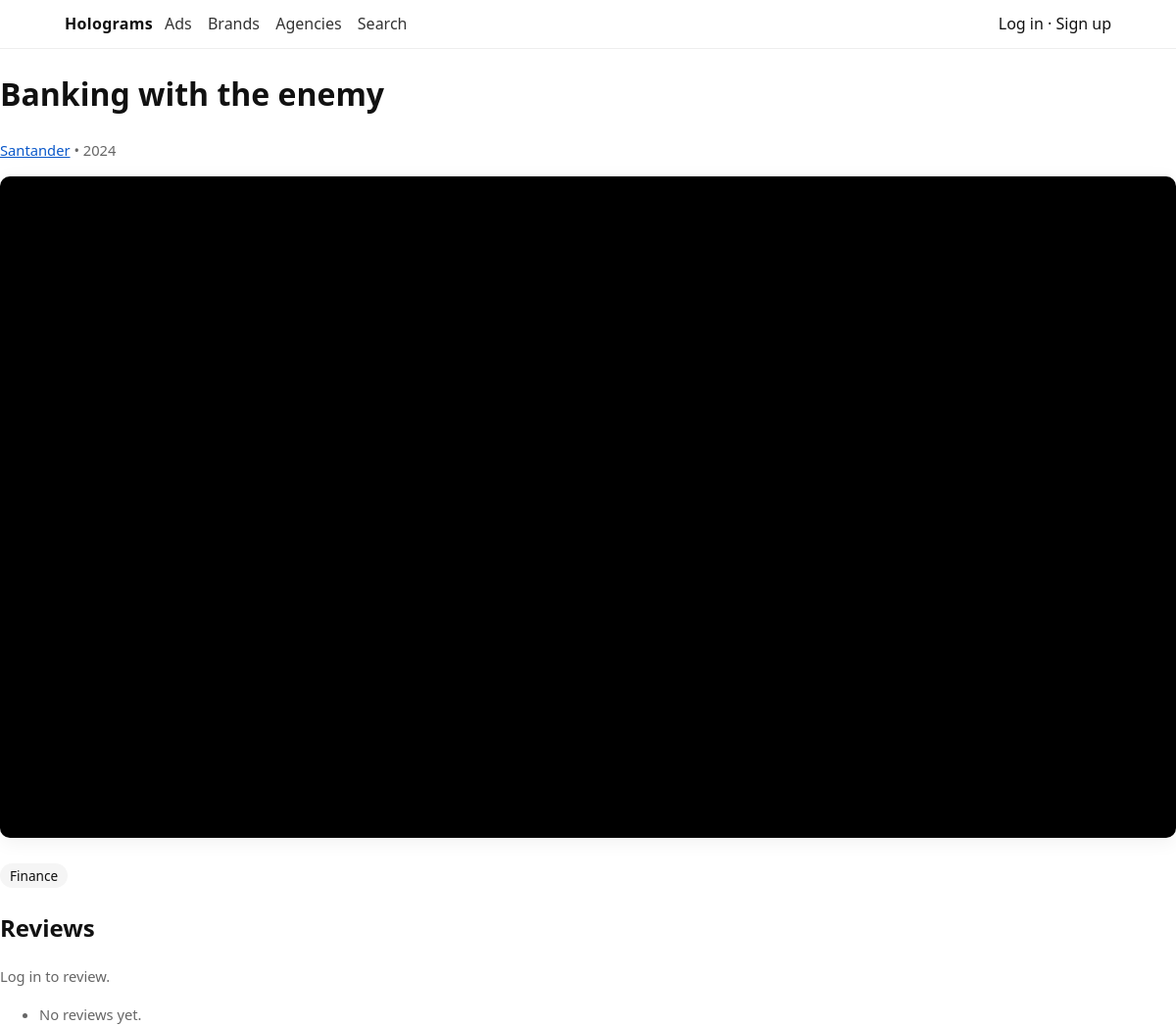
The app's page /ads/18/, older data.
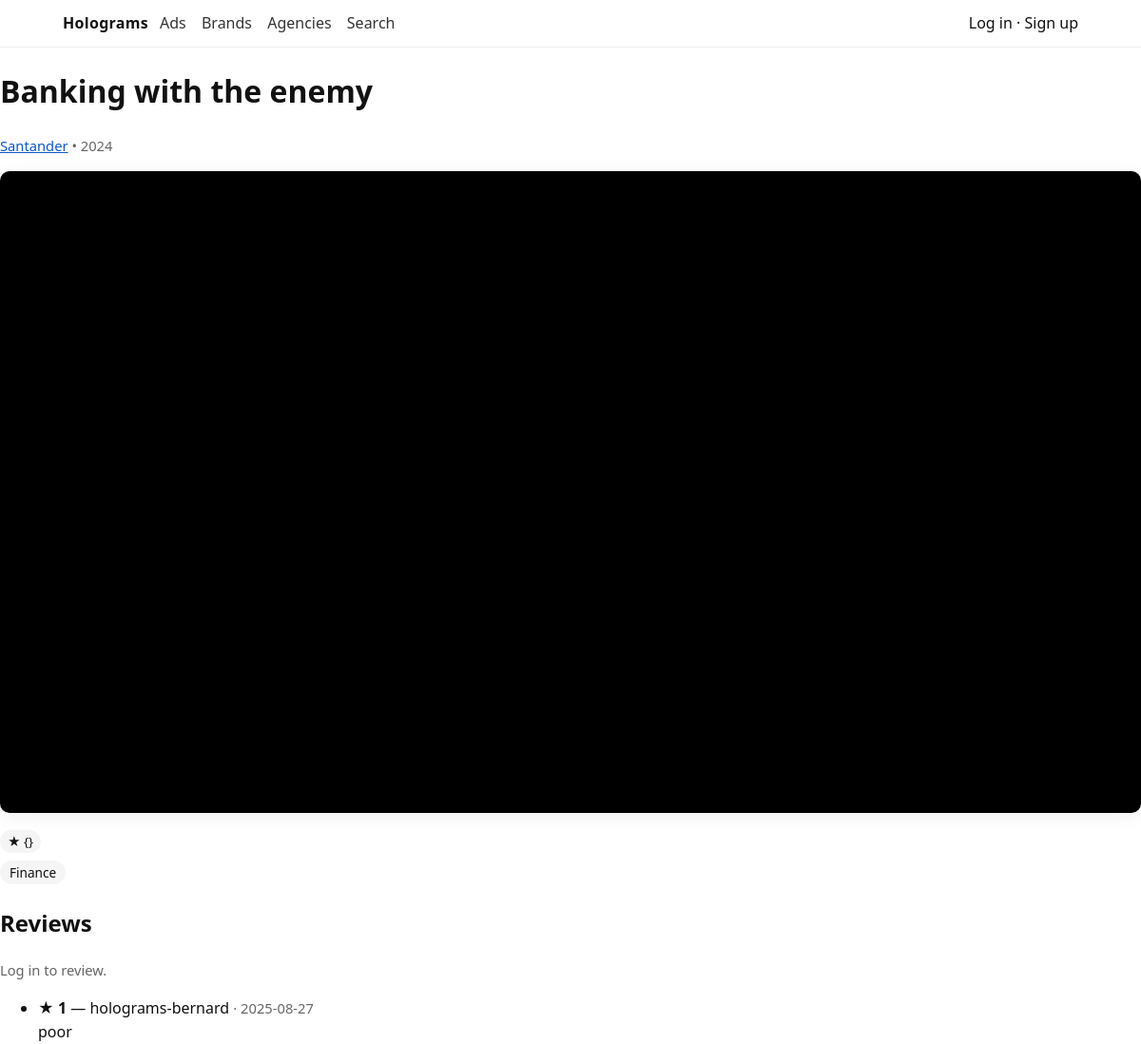
The same page, newer data.
### core/models.py (models this page shows, shortened)
class Tag(models.Model):
    name = models.CharField(max_length=50, unique=True)
    slug = models.SlugField(max_length=60, unique=True, blank=True)

class Ad(models.Model):
    title = models.CharField(max_length=255)
    brand = models.ForeignKey(Brand, on_delete=models.PROTECT, related_name="ads")
    agency = models.ForeignKey(Agency, on_delete=models.PROTECT, related_name="ads",
                               null=True, blank=True)  # single lead agency (optional)
    year = models.PositiveIntegerField(null=True, blank=True)
    youtube_url = models.URLField(help_text="Paste a YouTube URL or ID")
    youtube_id = models.CharField(max_length=20, unique=True, db_index=True, editable=False)
    duration_sec = models.PositiveIntegerField(null=True, blank=True)
    tags = models.CharField(max_length=250, blank=True, help_text="Comma-separated")
    tags_m2m = models.ManyToManyField(Tag, blank=True, related_name="ads")
    created_at = models.DateTimeField(auto_now_add=True)
    class Meta:
        indexes = [
            models.Index(fields=["youtube_id"]),
            models.Index(fields=["-year", "title"]),
        ]
        ordering = ["-year", "title"]

class Brand(models.Model):
    name = models.CharField(max_length=200, unique=True)
    website = models.URLField(blank=True)
    slug = models.SlugField(max_length=220, unique=True, blank=True)
    created_at = models.DateTimeField(auto_now_add=True)
    class Meta:
        ordering = ["name"]
    def get_absolute_url(self):
        return reverse("brand_detail", args=[self.slug])

class Review(models.Model):
    ad = models.ForeignKey(Ad, on_delete=models.CASCADE, related_name="reviews")
    user = models.ForeignKey(settings.AUTH_USER_MODEL, on_delete=models.CASCADE, related_name="reviews")
    rating = models.PositiveSmallIntegerField()  # 0..5
    body = models.TextField(blank=True)
    created_at = models.DateTimeField(auto_now_add=True)   # set once on insert
    updated_at = models.DateTimeField(auto_now=True)       # refreshed on every save
    class Meta:
        unique_together = ("ad", "user")  # one review per user per ad

### core/views.py (the view)
# urls.py: path("ads/<int:pk>/", ad_detail, name="ad_detail"),
def ad_detail(request, pk: int):
    ad = get_object_or_404(
        Ad.objects.select_related("brand", "agency")
        .annotate(avg_rating=Avg("reviews__rating"), num_reviews=Count("reviews")),
        pk=pk,
    )
    user_review = None
    if request.user.is_authenticated:
        user_review = Review.objects.filter(ad=ad, user=request.user).first()
    form = ReviewForm(instance=user_review)
    return render(request, "ads/detail.html", {"ad": ad, "form": form, "user_review": user_review})

### templates/ads/detail.html (shortened to what this page needs)
{% extends "base.html" %}
{% block content %}
<h1>{{ ad.title }}</h1>
<p class="meta">
  <a href="{{ ad.brand.get_absolute_url }}">{{ ad.brand.name }}</a>
  {% if ad.year %} • {{ ad.year }}{% endif %}
</p>
{% if ad.youtube_id %}
  <div class="video-16x9" style="margin:14px 0 18px;">
    <iframe
      src="https://www.youtube-nocookie.com/embed/{{ ad.youtube_id }}?rel=0"
      title="{{ ad.title|escape }}"
      loading="lazy"
      allow="accelerometer; autoplay; clipboard-write; encrypted-media; gyroscope; picture-in-picture; web-share"
      allowfullscreen></iframe>
  </div>
{% endif %}
<div class="badges">
  {% if ad.reviews.all.count %}<span class="badge">★ {{ ad.reviews.all.aggregate|default_if_none:"" }}</span>{% endif %}
</div>
{% if ad.tags_m2m.all %}
  <div class="chips">
    {% for t in ad.tags_m2m.all %}
      <a class="chip" href="{% url 'search' %}?tag={{ t.slug }}">{{ t.name }}</a>
    {% endfor %}
  </div>
{% endif %}
<h2 style="margin-top:22px;">Reviews</h2>
{% if user.is_authenticated %}
  <form method="post" action="{% url 'review_submit' ad.pk %}">
    {% csrf_token %}
    <label>Rating (0–5)</label>
    <input type="number" name="rating" min="0" max="5" step="1" style="width:70px">
    <br>
    <textarea name="body" rows="3" style="width:100%; margin-top:8px;" placeholder="What did you think?"></textarea>
    <button class="btn" type="submit" style="margin-top:8px;">Post review</button>
  </form>
{% else %}
  <p class="meta">Log in to review.</p>
{% endif %}
<ul>
  {% for r in ad.reviews.all %}
    <li><strong>★ {{ r.rating }}</strong> — {{ r.user.username }} <span class="meta">· {{ r.created_at|date:"Y-m-d" }}</span><br>{{ r.body|linebreaksbr }}</li>
  {% empty %}
    <li class="meta">No reviews yet.</li>
  {% endfor %}
</ul>
{% endblock %}

Row changes from the older to the newer data that the page shows:
shown differently, row unchanged: Ad "Banking with the enemy": reviews.all.aggregate (not shown) → "{}"
added Review: rating "1", user.username "holograms-bernard", created_at "2025-08-27", body "poor"
Text that changed along with them:
text no longer shown: "No reviews yet."
